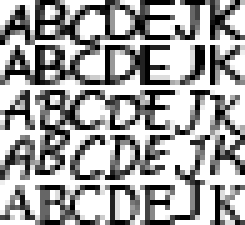
#> input picture input.png, 49 x 45 px (shown 5 times larger); the run also reads 1 picture not shown here
$ python perceptron.py   (Python 2 division)
#> lines starting #> are read from the running program, lines starting #| are printed output that depends on the picture
import numpy as np
import numpy
from PIL import Image
from numpy import genfromtxt

training_n = 5
image_width=7
image_height = 9

# Cantidad de input units
input_n = image_width * image_height

# Cantidad de output units
output_n = 7

threshold = 0
b = np.zeros(output_n)
w = np.zeros((input_n, output_n))
t = np.zeros((output_n, output_n))
t.fill(-1)

for i in range(0, output_n):
    t[i, i] = 1

def blockshaped(arr, nrows, ncols):
    h, w = arr.shape
    return (arr.reshape(h//nrows, nrows, -1, ncols)
               .swapaxes(1,2)
               .reshape(-1, nrows, ncols))
#Creado por unutbu de Stack Overflow

def imageToArray(image):
    image_array = np.array(image, dtype=int)
    image_array[image_array < 255] = 1
    image_array[image_array == 255] = -1
    return image_array

def activation(y_in, threshold):
    if y_in > threshold:
        return 1
    elif -threshold <= y_in and y_in <= threshold:
        return 0
    elif y_in < threshold:
        return -1

def interpretResult(result):
    for i in range(0, result.size):
        if result[i] == 1:
            if i == 0:
                print "Puede ser A"
            elif i == 1:
                print "Puede ser B"
            elif i == 2:
                print "Puede ser C"
            elif i == 3:
                print "Puede ser D"
            elif i == 4:
                print "Puede ser E"
            elif i == 5:
                print "Puede ser J"
            else:
                print "Puede ser K"

def train( input, output ):
    x = input

    print "Training starts"
    stopping_condition = False
    while(stopping_condition == False):
        stopping_condition = True
        for i in range(0, input_n):
            y_in = np.zeros(output_n)
            y = np.zeros(output_n)

            for j in range(0, output_n):
                y_in[j] = b[j] + np.dot(x, w[:,j])
                y[j] = activation(y_in[j], threshold)

            for j in range(0, output_n):
                if t[output][j] != y[j]:
                    b[j] = b[j] + t[output][j]
                    for i2 in range(0, input_n):
                        old_w = w[i2][j]
                        w[i2][j] = w[i2][j] + t[output][j]*x[i2]

                        if old_w != w[i2][j]:
                            stopping_condition = False
        print "Epoch"
    print "Training complete"

def classify(input):
    x = input
    y_in = np.zeros(output_n)
    y = np.zeros(output_n)
    for j in range(0, output_n):
        y_in[j] = b[j] + np.dot(x, w[:,j])
        y[j] = activation(y_in[j], threshold)
    return y

training_data_image = Image.open("input.png").convert("L")
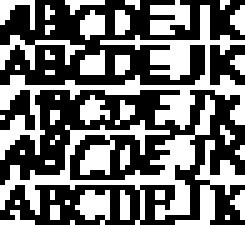
#> training_data_image: PIL image 49x45 L (shown 5 times larger); 44% white in thin lines or dots
training_data_array = imageToArray(training_data_image)
#> in imageToArray, `image_array = np.array(image, dtype=int)`: image_array: shape (45, 49) int64; 44% white in thin lines or dots
#> in imageToArray, `image_array[image_array < 255] = 1`: image_array: shape (45, 49) int64; values 1 (black) and 255 (white), 44% white in thin lines or dots
#> in imageToArray, `image_array[image_array == 255] = -1`: image_array: shape (45, 49) int64; values -1 (black) and 1 (white), 56% white; black in thin lines or dots
training_data_array = blockshaped(training_data_array, image_height, image_width)

output_goal = 0
for input in training_data_array:
    train(input.flatten(), output_goal)
    output_goal += 1

    if output_goal == 7:
        output_goal = 0
#> this loop made 35 passes
#> (printed output is left out)
#> after the loop, output_goal = 0

character_image = Image.open("test/j_1.png").convert("L")
#character_image.show()
character_array = imageToArray(character_image)
character_result = classify(character_array.flatten())
#> in classify, `x = input`: x = 63 values, max 1 at index 4, min -1 at index 0, mean -0.175
#> after the loop in classify, `for j in range(0, output_n):`: y = [-1, -1, -1, -1, -1, 1, -1]; y_in = [-32, -30, -68, -32, -38, 20, -100]
#> character_result = [-1, -1, -1, -1, -1, 1, -1]
#print(character_array)
#print(character_result)
interpretResult(character_result)
